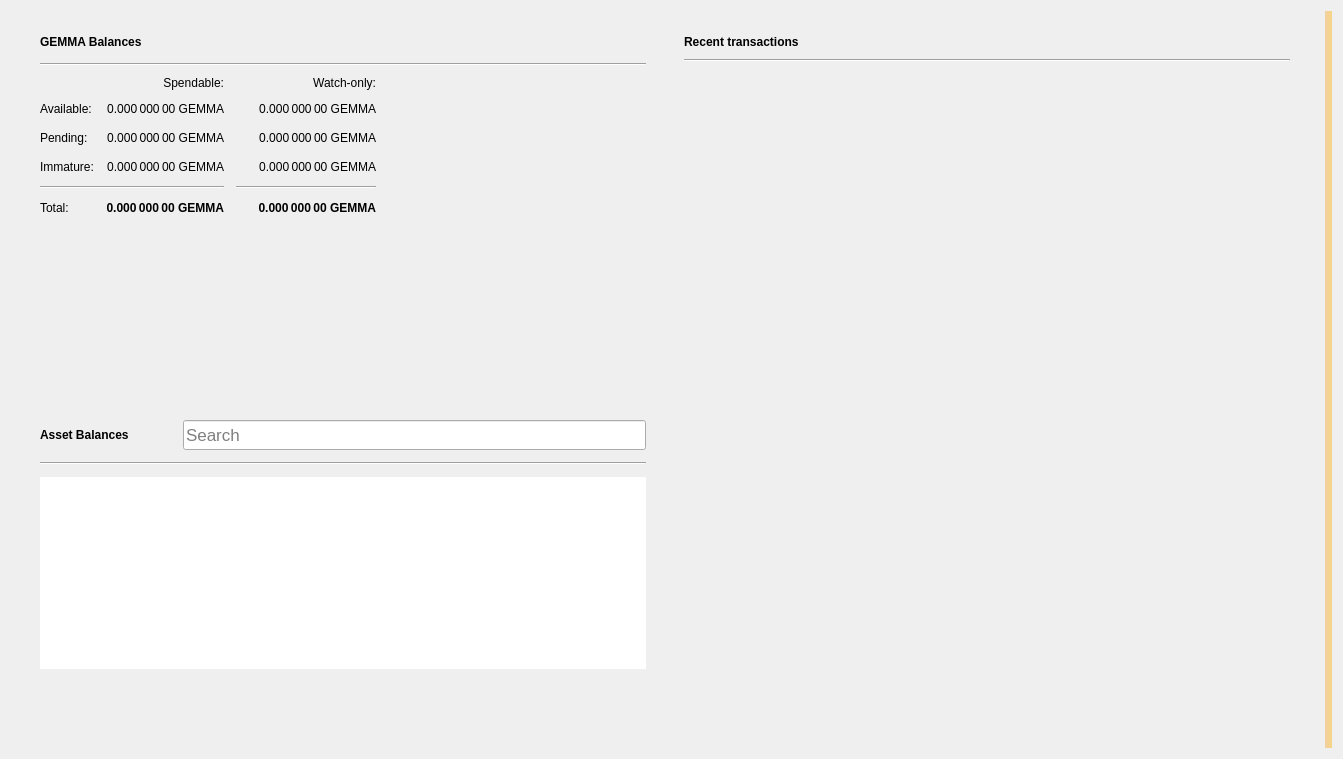
<?xml version="1.0" encoding="UTF-8"?>
<ui version="4.0">
 <class>OverviewPage</class>
 <widget class="QWidget" name="OverviewPage">
  <property name="geometry">
   <rect>
    <x>0</x>
    <y>0</y>
    <width>1343</width>
    <height>759</height>
   </rect>
  </property>
  <property name="minimumSize">
   <size>
    <width>760</width>
    <height>0</height>
   </size>
  </property>
  <property name="windowTitle">
   <string>Form</string>
  </property>
  <property name="autoFillBackground">
   <bool>false</bool>
  </property>
  <layout class="QGridLayout" name="gridLayout_3">
   <item row="0" column="1">
    <layout class="QVBoxLayout" name="verticalLayout_7">
     <property name="spacing">
      <number>0</number>
     </property>
     <property name="leftMargin">
      <number>0</number>
     </property>
     <property name="topMargin">
      <number>0</number>
     </property>
     <property name="rightMargin">
      <number>0</number>
     </property>
     <property name="bottomMargin">
      <number>0</number>
     </property>
     <item>
      <layout class="QHBoxLayout" name="horizontalLayout" stretch="0,0">
       <property name="spacing">
        <number>20</number>
       </property>
       <property name="sizeConstraint">
        <enum>QLayout::SetMinAndMaxSize</enum>
       </property>
       <property name="leftMargin">
        <number>20</number>
       </property>
       <property name="topMargin">
        <number>20</number>
       </property>
       <property name="rightMargin">
        <number>20</number>
       </property>
       <property name="bottomMargin">
        <number>20</number>
       </property>
       <item>
        <layout class="QVBoxLayout" name="verticalLayout_2">
         <property name="spacing">
          <number>0</number>
         </property>
         <property name="rightMargin">
          <number>0</number>
         </property>
         <item>
          <widget class="QFrame" name="frame">
           <property name="sizePolicy">
            <sizepolicy hsizetype="Preferred" vsizetype="Preferred">
             <horstretch>0</horstretch>
             <verstretch>0</verstretch>
            </sizepolicy>
           </property>
           <property name="minimumSize">
            <size>
             <width>350</width>
             <height>180</height>
            </size>
           </property>
           <property name="frameShape">
            <enum>QFrame::NoFrame</enum>
           </property>
           <property name="frameShadow">
            <enum>QFrame::Raised</enum>
           </property>
           <property name="lineWidth">
            <number>5</number>
           </property>
           <layout class="QVBoxLayout" name="verticalLayout_4">
            <property name="spacing">
             <number>10</number>
            </property>
            <property name="topMargin">
             <number>0</number>
            </property>
            <property name="bottomMargin">
             <number>0</number>
            </property>
            <item>
             <layout class="QHBoxLayout" name="horizontalLayout_4">
              <property name="spacing">
               <number>6</number>
              </property>
              <item>
               <widget class="QLabel" name="rvnBalancesLabel">
                <property name="font">
                 <font>
                  <weight>75</weight>
                  <bold>true</bold>
                 </font>
                </property>
                <property name="text">
                 <string>GEMMA Balances</string>
                </property>
               </widget>
              </item>
              <item>
               <widget class="QPushButton" name="labelWalletStatus">
                <property name="enabled">
                 <bool>true</bool>
                </property>
                <property name="maximumSize">
                 <size>
                  <width>30</width>
                  <height>16777215</height>
                 </size>
                </property>
                <property name="toolTip">
                 <string>The displayed information may be out of date. Your wallet automatically synchronizes with the Gemma network after a connection is established, but this process has not completed yet.</string>
                </property>
                <property name="text">
                 <string/>
                </property>
                <property name="icon">
                 <iconset>
                  <normaloff>:/icons/warning</normaloff>
                  <disabledoff>:/icons/warning</disabledoff>:/icons/warning</iconset>
                </property>
                <property name="iconSize">
                 <size>
                  <width>24</width>
                  <height>24</height>
                 </size>
                </property>
                <property name="flat">
                 <bool>true</bool>
                </property>
               </widget>
              </item>
              <item>
               <spacer name="horizontalSpacer_3">
                <property name="orientation">
                 <enum>Qt::Horizontal</enum>
                </property>
                <property name="sizeHint" stdset="0">
                 <size>
                  <width>40</width>
                  <height>20</height>
                 </size>
                </property>
               </spacer>
              </item>
             </layout>
            </item>
            <item>
             <widget class="Line" name="line_2">
              <property name="orientation">
               <enum>Qt::Horizontal</enum>
              </property>
             </widget>
            </item>
            <item>
             <layout class="QGridLayout" name="gridLayout">
              <property name="bottomMargin">
               <number>5</number>
              </property>
              <property name="spacing">
               <number>12</number>
              </property>
              <item row="3" column="2">
               <widget class="QLabel" name="labelWatchImmature">
                <property name="font">
                 <font>
                  <weight>50</weight>
                  <bold>false</bold>
                 </font>
                </property>
                <property name="cursor">
                 <cursorShape>IBeamCursor</cursorShape>
                </property>
                <property name="toolTip">
                 <string>Mined balance in watch-only addresses that has not yet matured</string>
                </property>
                <property name="text">
                 <string notr="true">0.000 000 00 GEMMA</string>
                </property>
                <property name="alignment">
                 <set>Qt::AlignRight|Qt::AlignTrailing|Qt::AlignVCenter</set>
                </property>
                <property name="textInteractionFlags">
                 <set>Qt::LinksAccessibleByMouse|Qt::TextSelectableByKeyboard|Qt::TextSelectableByMouse</set>
                </property>
               </widget>
              </item>
              <item row="2" column="3">
               <spacer name="horizontalSpacer_2">
                <property name="orientation">
                 <enum>Qt::Horizontal</enum>
                </property>
                <property name="sizeHint" stdset="0">
                 <size>
                  <width>40</width>
                  <height>20</height>
                 </size>
                </property>
               </spacer>
              </item>
              <item row="1" column="0">
               <widget class="QLabel" name="labelBalanceText">
                <property name="text">
                 <string>Available:</string>
                </property>
               </widget>
              </item>
              <item row="1" column="2">
               <widget class="QLabel" name="labelWatchAvailable">
                <property name="font">
                 <font>
                  <weight>50</weight>
                  <bold>false</bold>
                 </font>
                </property>
                <property name="cursor">
                 <cursorShape>IBeamCursor</cursorShape>
                </property>
                <property name="toolTip">
                 <string>Your current balance in watch-only addresses</string>
                </property>
                <property name="text">
                 <string notr="true">0.000 000 00 GEMMA</string>
                </property>
                <property name="alignment">
                 <set>Qt::AlignRight|Qt::AlignTrailing|Qt::AlignVCenter</set>
                </property>
                <property name="textInteractionFlags">
                 <set>Qt::LinksAccessibleByMouse|Qt::TextSelectableByKeyboard|Qt::TextSelectableByMouse</set>
                </property>
               </widget>
              </item>
              <item row="2" column="1">
               <widget class="QLabel" name="labelUnconfirmed">
                <property name="font">
                 <font>
                  <weight>50</weight>
                  <bold>false</bold>
                 </font>
                </property>
                <property name="cursor">
                 <cursorShape>IBeamCursor</cursorShape>
                </property>
                <property name="toolTip">
                 <string>Total of transactions that have yet to be confirmed, and do not yet count toward the spendable balance</string>
                </property>
                <property name="text">
                 <string notr="true">0.000 000 00 GEMMA</string>
                </property>
                <property name="alignment">
                 <set>Qt::AlignRight|Qt::AlignTrailing|Qt::AlignVCenter</set>
                </property>
                <property name="textInteractionFlags">
                 <set>Qt::LinksAccessibleByMouse|Qt::TextSelectableByKeyboard|Qt::TextSelectableByMouse</set>
                </property>
               </widget>
              </item>
              <item row="4" column="2">
               <widget class="Line" name="lineWatchBalance">
                <property name="sizePolicy">
                 <sizepolicy hsizetype="Preferred" vsizetype="Fixed">
                  <horstretch>0</horstretch>
                  <verstretch>0</verstretch>
                 </sizepolicy>
                </property>
                <property name="minimumSize">
                 <size>
                  <width>140</width>
                  <height>0</height>
                 </size>
                </property>
                <property name="orientation">
                 <enum>Qt::Horizontal</enum>
                </property>
               </widget>
              </item>
              <item row="0" column="1">
               <widget class="QLabel" name="labelSpendable">
                <property name="text">
                 <string>Spendable:</string>
                </property>
                <property name="alignment">
                 <set>Qt::AlignRight|Qt::AlignTrailing|Qt::AlignVCenter</set>
                </property>
               </widget>
              </item>
              <item row="3" column="0">
               <widget class="QLabel" name="labelImmatureText">
                <property name="text">
                 <string>Immature:</string>
                </property>
               </widget>
              </item>
              <item row="5" column="2">
               <widget class="QLabel" name="labelWatchTotal">
                <property name="font">
                 <font>
                  <weight>75</weight>
                  <bold>true</bold>
                 </font>
                </property>
                <property name="cursor">
                 <cursorShape>IBeamCursor</cursorShape>
                </property>
                <property name="toolTip">
                 <string>Current total balance in watch-only addresses</string>
                </property>
                <property name="text">
                 <string notr="true">0.000 000 00 GEMMA</string>
                </property>
                <property name="alignment">
                 <set>Qt::AlignRight|Qt::AlignTrailing|Qt::AlignVCenter</set>
                </property>
                <property name="textInteractionFlags">
                 <set>Qt::LinksAccessibleByMouse|Qt::TextSelectableByKeyboard|Qt::TextSelectableByMouse</set>
                </property>
               </widget>
              </item>
              <item row="4" column="0" colspan="2">
               <widget class="Line" name="line">
                <property name="orientation">
                 <enum>Qt::Horizontal</enum>
                </property>
               </widget>
              </item>
              <item row="0" column="2">
               <widget class="QLabel" name="labelWatchonly">
                <property name="text">
                 <string>Watch-only:</string>
                </property>
                <property name="alignment">
                 <set>Qt::AlignRight|Qt::AlignTrailing|Qt::AlignVCenter</set>
                </property>
               </widget>
              </item>
              <item row="5" column="1">
               <widget class="QLabel" name="labelTotal">
                <property name="font">
                 <font>
                  <weight>75</weight>
                  <bold>true</bold>
                 </font>
                </property>
                <property name="cursor">
                 <cursorShape>IBeamCursor</cursorShape>
                </property>
                <property name="toolTip">
                 <string>Your current total balance</string>
                </property>
                <property name="text">
                 <string notr="true">0.000 000 00 GEMMA</string>
                </property>
                <property name="alignment">
                 <set>Qt::AlignRight|Qt::AlignTrailing|Qt::AlignVCenter</set>
                </property>
                <property name="textInteractionFlags">
                 <set>Qt::LinksAccessibleByMouse|Qt::TextSelectableByKeyboard|Qt::TextSelectableByMouse</set>
                </property>
               </widget>
              </item>
              <item row="1" column="1">
               <widget class="QLabel" name="labelBalance">
                <property name="font">
                 <font>
                  <weight>50</weight>
                  <bold>false</bold>
                 </font>
                </property>
                <property name="cursor">
                 <cursorShape>IBeamCursor</cursorShape>
                </property>
                <property name="toolTip">
                 <string>Your current spendable balance</string>
                </property>
                <property name="text">
                 <string notr="true">0.000 000 00 GEMMA</string>
                </property>
                <property name="alignment">
                 <set>Qt::AlignRight|Qt::AlignTrailing|Qt::AlignVCenter</set>
                </property>
                <property name="textInteractionFlags">
                 <set>Qt::LinksAccessibleByMouse|Qt::TextSelectableByKeyboard|Qt::TextSelectableByMouse</set>
                </property>
               </widget>
              </item>
              <item row="2" column="0">
               <widget class="QLabel" name="labelPendingText">
                <property name="text">
                 <string>Pending:</string>
                </property>
               </widget>
              </item>
              <item row="5" column="0">
               <widget class="QLabel" name="labelTotalText">
                <property name="text">
                 <string>Total:</string>
                </property>
               </widget>
              </item>
              <item row="3" column="1">
               <widget class="QLabel" name="labelImmature">
                <property name="font">
                 <font>
                  <weight>50</weight>
                  <bold>false</bold>
                 </font>
                </property>
                <property name="cursor">
                 <cursorShape>IBeamCursor</cursorShape>
                </property>
                <property name="toolTip">
                 <string>Mined balance that has not yet matured</string>
                </property>
                <property name="text">
                 <string notr="true">0.000 000 00 GEMMA</string>
                </property>
                <property name="alignment">
                 <set>Qt::AlignRight|Qt::AlignTrailing|Qt::AlignVCenter</set>
                </property>
                <property name="textInteractionFlags">
                 <set>Qt::LinksAccessibleByMouse|Qt::TextSelectableByKeyboard|Qt::TextSelectableByMouse</set>
                </property>
               </widget>
              </item>
              <item row="2" column="2">
               <widget class="QLabel" name="labelWatchPending">
                <property name="font">
                 <font>
                  <weight>50</weight>
                  <bold>false</bold>
                 </font>
                </property>
                <property name="cursor">
                 <cursorShape>IBeamCursor</cursorShape>
                </property>
                <property name="toolTip">
                 <string>Unconfirmed transactions to watch-only addresses</string>
                </property>
                <property name="text">
                 <string notr="true">0.000 000 00 GEMMA</string>
                </property>
                <property name="alignment">
                 <set>Qt::AlignRight|Qt::AlignTrailing|Qt::AlignVCenter</set>
                </property>
                <property name="textInteractionFlags">
                 <set>Qt::LinksAccessibleByMouse|Qt::TextSelectableByKeyboard|Qt::TextSelectableByMouse</set>
                </property>
               </widget>
              </item>
             </layout>
            </item>
           </layout>
          </widget>
         </item>
         <item>
          <widget class="QWidget" name="assetVerticalSpaceWidget2" native="true">
           <property name="autoFillBackground">
            <bool>false</bool>
           </property>
           <layout class="QVBoxLayout" name="verticalLayout_6">
            <item>
             <spacer name="verticalSpacer_4">
              <property name="orientation">
               <enum>Qt::Vertical</enum>
              </property>
              <property name="sizeType">
               <enum>QSizePolicy::MinimumExpanding</enum>
              </property>
              <property name="sizeHint" stdset="0">
               <size>
                <width>20</width>
                <height>10</height>
               </size>
              </property>
             </spacer>
            </item>
           </layout>
          </widget>
         </item>
         <item>
          <widget class="QFrame" name="assetFrame">
           <property name="minimumSize">
            <size>
             <width>350</width>
             <height>150</height>
            </size>
           </property>
           <property name="autoFillBackground">
            <bool>true</bool>
           </property>
           <property name="frameShape">
            <enum>QFrame::NoFrame</enum>
           </property>
           <property name="frameShadow">
            <enum>QFrame::Plain</enum>
           </property>
           <property name="lineWidth">
            <number>0</number>
           </property>
           <layout class="QVBoxLayout" name="verticalLayout_5">
            <property name="spacing">
             <number>12</number>
            </property>
            <item>
             <layout class="QHBoxLayout" name="assetBalanceHorizontalLayout">
              <item alignment="Qt::AlignVCenter">
               <widget class="QLabel" name="assetBalanceLabel">
                <property name="font">
                 <font>
                  <weight>75</weight>
                  <bold>true</bold>
                 </font>
                </property>
                <property name="text">
                 <string>Asset Balances</string>
                </property>
               </widget>
              </item>
              <item>
               <widget class="QPushButton" name="labelAssetStatus">
                <property name="enabled">
                 <bool>true</bool>
                </property>
                <property name="maximumSize">
                 <size>
                  <width>30</width>
                  <height>16777215</height>
                 </size>
                </property>
                <property name="toolTip">
                 <string>The displayed information may be out of date. Your wallet automatically synchronizes with the Gemma network after a connection is established, but this process has not completed yet.</string>
                </property>
                <property name="text">
                 <string/>
                </property>
                <property name="icon">
                 <iconset>
                  <normaloff>:/icons/warning</normaloff>
                  <disabledoff>:/icons/warning</disabledoff>:/icons/warning</iconset>
                </property>
                <property name="iconSize">
                 <size>
                  <width>24</width>
                  <height>24</height>
                 </size>
                </property>
                <property name="flat">
                 <bool>true</bool>
                </property>
               </widget>
              </item>
              <item alignment="Qt::AlignBottom">
               <widget class="QLineEdit" name="assetSearch">
                <property name="sizePolicy">
                 <sizepolicy hsizetype="Expanding" vsizetype="Preferred">
                  <horstretch>0</horstretch>
                  <verstretch>0</verstretch>
                 </sizepolicy>
                </property>
                <property name="minimumSize">
                 <size>
                  <width>0</width>
                  <height>30</height>
                 </size>
                </property>
                <property name="maximumSize">
                 <size>
                  <width>16777215</width>
                  <height>30</height>
                 </size>
                </property>
                <property name="sizeIncrement">
                 <size>
                  <width>0</width>
                  <height>0</height>
                 </size>
                </property>
                <property name="baseSize">
                 <size>
                  <width>0</width>
                  <height>0</height>
                 </size>
                </property>
                <property name="font">
                 <font>
                  <pointsize>13</pointsize>
                 </font>
                </property>
                <property name="maxLength">
                 <number>32</number>
                </property>
                <property name="frame">
                 <bool>true</bool>
                </property>
                <property name="alignment">
                 <set>Qt::AlignLeading|Qt::AlignLeft|Qt::AlignVCenter</set>
                </property>
                <property name="placeholderText">
                 <string>Search</string>
                </property>
                <property name="clearButtonEnabled">
                 <bool>true</bool>
                </property>
               </widget>
              </item>
             </layout>
            </item>
            <item>
             <widget class="Line" name="assetBalanceLine">
              <property name="orientation">
               <enum>Qt::Horizontal</enum>
              </property>
             </widget>
            </item>
            <item>
             <widget class="QListView" name="listAssets">
              <property name="frameShape">
               <enum>QFrame::NoFrame</enum>
              </property>
              <property name="lineWidth">
               <number>0</number>
              </property>
              <property name="verticalScrollMode">
               <enum>QAbstractItemView::ScrollPerItem</enum>
              </property>
             </widget>
            </item>
            <item>
             <widget class="QWidget" name="assetVerticalSpaceWidget" native="true">
              <property name="autoFillBackground">
               <bool>false</bool>
              </property>
              <layout class="QVBoxLayout" name="verticalLayout">
               <item>
                <spacer name="verticalSpacer_3">
                 <property name="orientation">
                  <enum>Qt::Vertical</enum>
                 </property>
                 <property name="sizeHint" stdset="0">
                  <size>
                   <width>20</width>
                   <height>20</height>
                  </size>
                 </property>
                </spacer>
               </item>
              </layout>
             </widget>
            </item>
           </layout>
          </widget>
         </item>
        </layout>
       </item>
       <item>
        <layout class="QVBoxLayout" name="verticalLayout_3">
         <property name="spacing">
          <number>20</number>
         </property>
         <property name="leftMargin">
          <number>0</number>
         </property>
         <item>
          <widget class="QFrame" name="frame_2">
           <property name="sizePolicy">
            <sizepolicy hsizetype="Preferred" vsizetype="Preferred">
             <horstretch>0</horstretch>
             <verstretch>0</verstretch>
            </sizepolicy>
           </property>
           <property name="minimumSize">
            <size>
             <width>350</width>
             <height>0</height>
            </size>
           </property>
           <property name="sizeIncrement">
            <size>
             <width>0</width>
             <height>300</height>
            </size>
           </property>
           <property name="frameShape">
            <enum>QFrame::NoFrame</enum>
           </property>
           <property name="frameShadow">
            <enum>QFrame::Plain</enum>
           </property>
           <property name="lineWidth">
            <number>0</number>
           </property>
           <layout class="QGridLayout" name="gridLayout_2">
            <property name="topMargin">
             <number>0</number>
            </property>
            <property name="horizontalSpacing">
             <number>12</number>
            </property>
            <item row="0" column="0">
             <layout class="QHBoxLayout" name="horizontalLayout_2">
              <property name="spacing">
               <number>6</number>
              </property>
              <item>
               <widget class="QLabel" name="recentTransactionsLabel">
                <property name="font">
                 <font>
                  <weight>75</weight>
                  <bold>true</bold>
                 </font>
                </property>
                <property name="text">
                 <string>Recent transactions</string>
                </property>
               </widget>
              </item>
              <item>
               <widget class="QPushButton" name="labelTransactionsStatus">
                <property name="enabled">
                 <bool>true</bool>
                </property>
                <property name="maximumSize">
                 <size>
                  <width>30</width>
                  <height>16777215</height>
                 </size>
                </property>
                <property name="toolTip">
                 <string>The displayed information may be out of date. Your wallet automatically synchronizes with the Gemma network after a connection is established, but this process has not completed yet.</string>
                </property>
                <property name="text">
                 <string/>
                </property>
                <property name="icon">
                 <iconset>
                  <normaloff>:/icons/warning</normaloff>
                  <disabledoff>:/icons/warning</disabledoff>:/icons/warning</iconset>
                </property>
                <property name="iconSize">
                 <size>
                  <width>24</width>
                  <height>24</height>
                 </size>
                </property>
                <property name="flat">
                 <bool>true</bool>
                </property>
               </widget>
              </item>
              <item>
               <spacer name="horizontalSpacer">
                <property name="orientation">
                 <enum>Qt::Horizontal</enum>
                </property>
                <property name="sizeHint" stdset="0">
                 <size>
                  <width>40</width>
                  <height>20</height>
                 </size>
                </property>
               </spacer>
              </item>
             </layout>
            </item>
            <item row="2" column="0">
             <widget class="QListView" name="listTransactions">
              <property name="styleSheet">
               <string notr="true">QListView { background: transparent; }</string>
              </property>
              <property name="frameShape">
               <enum>QFrame::NoFrame</enum>
              </property>
              <property name="verticalScrollBarPolicy">
               <enum>Qt::ScrollBarAlwaysOff</enum>
              </property>
              <property name="horizontalScrollBarPolicy">
               <enum>Qt::ScrollBarAlwaysOff</enum>
              </property>
              <property name="selectionMode">
               <enum>QAbstractItemView::NoSelection</enum>
              </property>
             </widget>
            </item>
            <item row="1" column="0">
             <widget class="Line" name="line_3">
              <property name="orientation">
               <enum>Qt::Horizontal</enum>
              </property>
             </widget>
            </item>
           </layout>
          </widget>
         </item>
        </layout>
       </item>
      </layout>
     </item>
    </layout>
   </item>
   <item row="0" column="3">
    <widget class="QLabel" name="labelAlerts">
     <property name="visible">
      <bool>true</bool>
     </property>
     <property name="styleSheet">
      <string notr="true">QLabel { background-color: qlineargradient(x1: 0, y1: 0, x2: 1, y2: 0, stop:0 #F0D0A0, stop:1 #F8D488); color:#000000; }</string>
     </property>
     <property name="wordWrap">
      <bool>true</bool>
     </property>
     <property name="margin">
      <number>3</number>
     </property>
     <property name="textInteractionFlags">
      <set>Qt::TextSelectableByMouse</set>
     </property>
    </widget>
   </item>
  </layout>
 </widget>
 <resources/>
 <connections/>
</ui>
